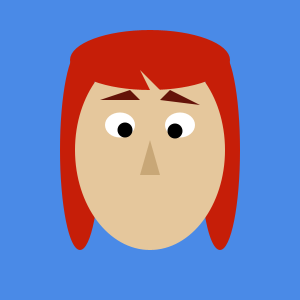
Frame 1 (no input)
Frame 60 (the mouse pressed at the canvas centre just before this capture): identical to frame 1, image omitted
Frame 120 (the mouse held since frame 60 and released just before this capture): identical to frame 1, image omitted

The Processing sketch that drew this single still picture (run headless with seeded random() and noise(); from frame 60 on, the mouse is pressed at the canvas centre):

// Processing sketch: processing_139679
// ── processing_139679.pde

// sam groves
// sketch yo

//declare global variables
float  lipSize;
float mouthSize;
float leftEar;
float rightEar;

//runs once
void setup(){
  size(300,300);
  background(74, 138, 231);
  noStroke();
}

void keyPressed(){
 
    lipSize = random(20,50);
    mouthSize = random(20,50); 
    leftEar = random(20,50);
    rightEar = random(20,50);
}
//runs forever
void draw(){
  makeFace();
}
  
void makeFace(){
  background(74, 138, 231);
  translate(150,150);

  //hair
  fill(198,30,8);
  ellipse(-70,0,40,200);
  ellipse(70,0,40,200);
  
  //face
  fill(229,199,156);
  ellipse(0,0,150,200);
  
  //bangs
  fill(198,30,8);
  ellipse(0,-90,160,60);
  fill(229,199,156);
  triangle(0,-60,10,-60,-10,-80);
  
  //left ear
  fill(229,199,156);
  ellipse(-70,10,leftEar,leftEar);
  
  
  //right ear
  fill(229,199,156);
  ellipse(70,10,rightEar,rightEar);
  
  //right eye
  fill(255,255,255);
  ellipse(30,-25,30,25);
  fill(0,0,0);
  ellipse(25,-19,15,15);
  
  pushMatrix();
  translate(0,15);
  fill(200,167,119);
  triangle(0,-25,-10,10,10,10);
  popMatrix();
  
  //left eye
  fill(255,255,255);
  ellipse(-30,-25,30,25);
  fill(0,0,0);
  ellipse(-25,-20,15,15);
  
  //lips
  fill(180,33,13);
  ellipse(0,50,lipSize,mouthSize);
  
  //right eyebrow
  fill(100,19,9);
  triangle(10,-50,50,-45,20,-60);
  
  //left eyebrow
  fill(100,19,9);
  triangle(-50,-50,-10,-50,-20,-60);
}
  
  
